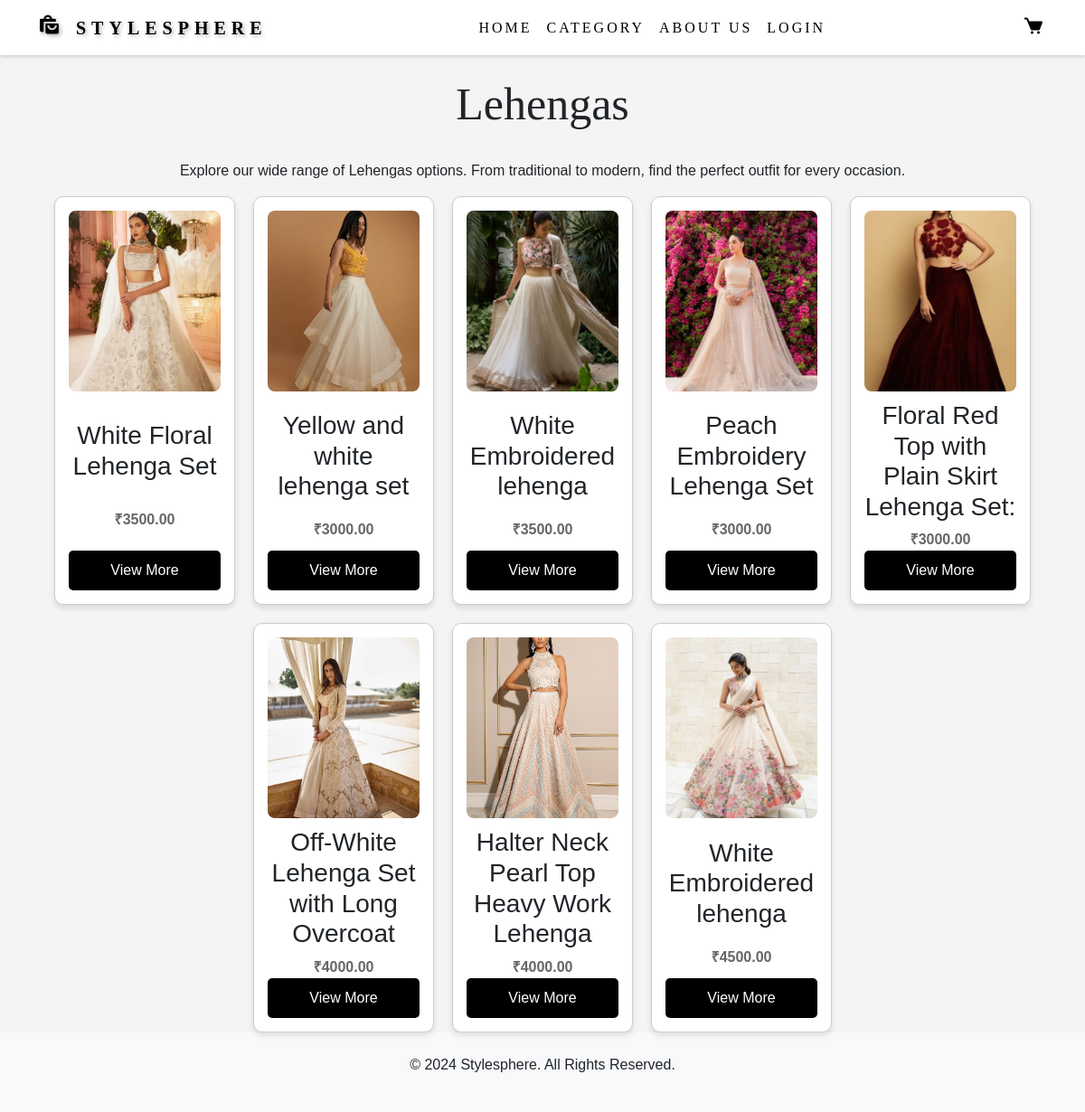
Page /categoryviewpage/5 on the committed database.
### styleapp/models.py (models this page shows, shortened)
class Category(models.Model):
    name = models.CharField(max_length=50, unique=True)
    image = models.ImageField(upload_to='category_images/', null=True, blank=True)

class Clothes(models.Model):
    name = models.CharField(max_length=255)
    description = models.TextField()
    price = models.DecimalField(max_digits=10, decimal_places=2)
    stock = models.IntegerField(default=100)
    category = models.ForeignKey(Category, on_delete=models.CASCADE)
    image = models.ImageField(upload_to='clothes_images/')

### styleapp/views.py (the view)
# urls.py: path('categoryviewpage/<int:a>',views.categoryviewpage,name='categoryviewpage'),
def categoryviewpage(request,a):
    if request.user.is_authenticated:
        current = request.user.id
        user_det = User.objects.get(id=current)
        cate = Category.objects.get(id=a)
        cloth = Clothes.objects.filter(category_id = a)
        return render(request,"categoryview.html",{'category':cate,'User':user_det,'cloths':cloth})
    else:
        cate = Category.objects.get(id=a)
        cloth = Clothes.objects.filter(category_id = a)
        return render(request,"categoryview.html",{'category':cate,'cloths':cloth})

### templates/categoryview.html (shortened to what this page needs)
<!DOCTYPE html>
<html lang="en">
<head>
    {% load static %}
    <link href="https://cdnjs.cloudflare.com/ajax/libs/bootstrap/5.3.0/css/bootstrap.min.css" rel="stylesheet">
    <link href="https://unpkg.com/boxicons@2.1.4/css/boxicons.min.css" rel="stylesheet">
    <link rel="stylesheet" href="{% static 'css/styles.css' %}?v=1.0">
</head>
<body>
    <header class="bg-white shadow-sm">
        <nav class="navbar navbar-expand-lg navbar-light bg-white shadow-sm">
            <div class="container">
                <a href="{% url 'index' %}" class="navbar-brand logo" style="text-decoration: none; color: black; font-size: 20px;">
                    <i class='bx bxs-shopping-bags' style="font-size: 25px;"></i> Stylesphere
                </a>
                <div class="collapse navbar-collapse" id="navbarNav">
                    <ul class="navbar-nav mx-auto">
                        <li class="nav-item"><a href="{% url 'index' %}" class="nav-link" style="color: black;">Home</a></li>
                        <li class="nav-item"><a href="#" class="nav-link" style="color: black;">Category</a></li>
                        <li class="nav-item"><a href="{% url 'about' %}" class="nav-link" style="color: black;">About Us</a></li>
                        <li class="nav-item"><a href="#" class="nav-link" style="color: black;">Login</a></li>
                    </ul>
                    <div class="d-flex">
                        <a href="{% url 'cart_view' %}" class="nav-link" style="color: black; font-size: 1.5em;"><i class="bx bxs-cart"></i></a>
                    </div>
                </div>
            </div>
        </nav>
    </header>
    <div class="categories-header text-center">
        <h2 class="categories-title py-4 font-weight-bold" style="font-family: 'Playfair Display', serif;font-size: 50px;">{{category.name}}</h2>
        <p class="categories-description">Explore our wide range of {{category.name}} options. From traditional to modern, find the perfect outfit for every occasion.</p>
    </div>
    <section class="product-showcase">
        <div class="product-grid">
            {% for c in cloths %}
                <div class="product-card">
                    <img src="{{ c.image.url }}" alt="{{ c.name }}" class="product-image" style="width: 100%; max-width: 600px; height: 400;">
                    <h3>{{ c.name }}</h3>
                    <p class="product-price">₹{{ c.price }}</p>
                    <a href="{% url 'viewmorepage' c.id %}"style="background-color: black; color: white; padding: 10px 20px; text-decoration: none; border-radius: 5px; display: inline-block; text-align: center; font-size: 16px; transition: background-color 0.3s ease;">
                        View More
                      </a>
                </div>
            {% endfor %}
        </div>
    </section>
    <footer class="bg-light text-center py-4">
        <p>&copy; 2024 Stylesphere. All Rights Reserved.</p>
    </footer>
</body>
</html>

### static/css/styles.css (style rules this page uses)
* { margin: 0; padding: 0; box-sizing: border-box; }
body { font-family: Arial, sans-serif; background-color: #f4f4f4; }
header { background-color: rgb(170, 23, 23); color: black; padding: 0px 0; text-align: center; font-family: 'Playfair Display', serif; letter-spacing: 3px; text-transform: uppercase; box-shadow: 0 4px 8px rgba(0, 0, 0, 0.2); }
.logo { font-family: 'Playfair Display', serif; font-size: 50px; font-weight: 700; color: black; letter-spacing: 6px; text-transform: uppercase; text-shadow: 2px 2px 4px rgba(0, 0, 0, 0.3); text-decoration: none; }
.navbar { display: flex; flex-direction: column; align-items: center; padding: 10px; background-color: rgba(0, 0, 0, 0.7); }
.product-grid { display: flex; flex-wrap: wrap; gap: 20px; justify-content: center; }
.product-card { border: 1px solid #ccc; border-radius: 10px; padding: 15px; text-align: center; width: 200px; box-shadow: 0px 4px 6px rgba(0, 0, 0, 0.1); background-color: white; display: flex; flex-direction: column; justify-content: space-between; }
.product-image { width: 100%; height: 200px; object-fit: cover; border-radius: 8px; margin-bottom: 10px; }
.product-price { font-size: 1em; font-weight: bold; color: #666; margin: 0 10px; }

### rows in the picture
Category: name "Lehengas"
Clothes: image (picture), name "White Floral Lehenga Set", price "3500.00"
Clothes: image (picture), name "Yellow and white lehenga set", price "3000.00"
Clothes: image (picture), name "White Embroidered lehenga", price "3500.00"
Clothes: image (picture), name "Peach Embroidery Lehenga Set", price "3000.00"
Clothes: image (picture), name "Floral Red Top with Plain Skirt Lehenga Set:", price "3000.00"
Clothes: image (picture), name "Off-White Lehenga Set with Long Overcoat", price "4000.00"
Clothes: image (picture), name "Halter Neck Pearl Top Heavy Work Lehenga", price "4000.00"
Clothes: image (picture), name "White Embroidered lehenga", price "4500.00"
